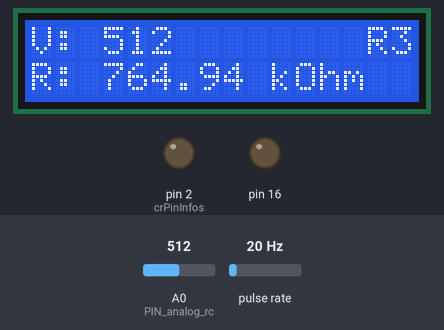
This sketch was run on a simulated Arduino Uno, built with avr-gcc and run on an emulated ATmega328P. Parts: 16×2 character LCD, output pins drawn as LEDs (lit = HIGH). Wiring (inferred from the names in the program): pulse sensor: data pin 8. The inputs (shaded band) are chosen by the test bench; at power-on: A0 (PIN_analog_rc) = 512, pulse rate 20 Hz.

Above: at 4.8 s.
4.9 s: A0 (PIN_analog_rc) set to 6
At 5.8 s:
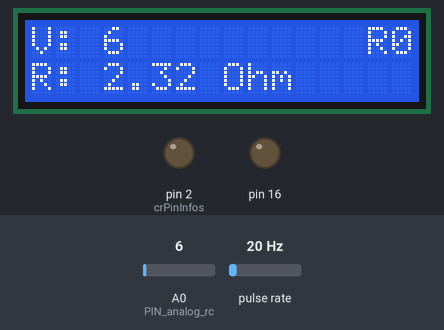
7.0 s: A0 (PIN_analog_rc) set to 3
At 7.6 s:
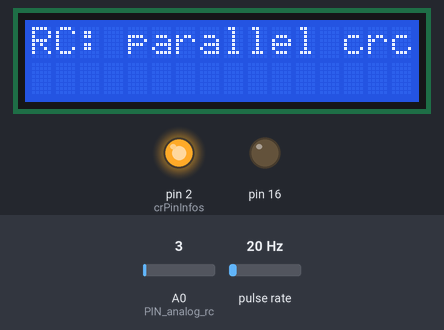
8.5 s: pulse rate (sensor on pin 8) set to 1 Hz
At 9.8 s:
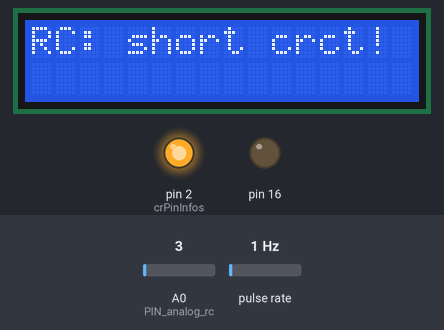
11.5 s: A0 (PIN_analog_rc) set to 1020
At 13.0 s:
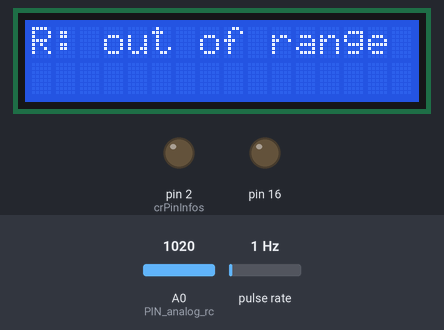
Timing chart, 0 to 14.2 s (numbered marks = the images above; inputs shaded):
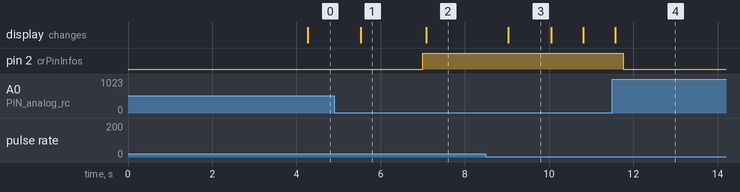

The sketch:

lcr.ino
```cpp
#include <LiquidCrystal.h>

const int rs = 12, en = 13, d4 = 11, d5 = 10, d6 = 9, d7 = 8;
LiquidCrystal lcd(rs, en, d4, d5, d6, d7);

const int PIN_L = 7;

const uint8_t PIN_analog_rc = A0;
const uint8_t PIN_analog_l = A1;

const uint16_t LIMIT_LOW_VALUE = 5;
const uint16_t LIMIT_HIGH_VALUE = 1010;
const uint16_t MAX_RC_VALUE = 1014;
const unsigned long displayDelay = 200;

struct CRPinInfo
{
  float valueR;
  uint8_t index;
  uint8_t pin;
  CRPinInfo(uint8_t index, uint8_t pin, float valueR)
  {
    this->index = index;
    this->pin = pin;
    this->valueR = valueR;
  }
};

CRPinInfo crPinInfos[] = {
    CRPinInfo(0, 2, 390.),
    CRPinInfo(1, 3, 10. * 1000),
    CRPinInfo(2, 4, 100. * 1000),
    CRPinInfo(3, 5, 750. * 1000)};

const int PIN_Rmask = (1 << 2) | (1 << 3) | (1 << 4) | (1 << 5);

const uint8_t crPinInfoSize = 4;

void setup()
{
  DIDR1 = (1 << AIN0D); // disable digital input on AIN0

  // set up the LCD's number of columns and rows:
  lcd.begin(16, 2);

  DDRC |= (1 << 2);
}

void printWithSiPrefix(float value)
{
  if (value < 1e-9)
  {
    lcd.print(value * 1e12);
    lcd.print(" p");
  }
  else if (value < 1e-6)
  {
    lcd.print(value * 1e9);
    lcd.print(" n");
  }
  else if (value < 1e-3)
  {
    lcd.print(value * 1e6);
    lcd.print(" u");
  }
  else if (value < 1)
  {
    lcd.print(value * 1e3);
    lcd.print(" m");
  }
  else if (value < 1e3)
  {
    lcd.print(value);
    lcd.print(" ");
  }
  else if (value < 1e6)
  {
    lcd.print(value / 1e3);
    lcd.print(" k");
  }
  else if (value < 1e9)
  {
    lcd.print(value / 1e6);
    lcd.print(" M");
  }
  else
  {
    lcd.print(value / 1e9);
    lcd.print(" G");
  }
}

uint16_t timerBase;

uint8_t capturedValuesCount;
const uint8_t capturedValuesSize = 2;
uint32_t capturedValues[capturedValuesSize];

void enableAdc()
{
  ADCSRA |= (1 << ADEN); // enable ADC
}

boolean startCMeasurement(uint8_t pin)
{
  // initialize
  PORTD &= ~PIN_Rmask; // set r pins to 0
  DDRD &= ~PIN_Rmask;  // make r pins inputs

  // discharge
  DDRD |= (1 << crPinInfos[0].pin); // set r0 output
  enableAdc();
  {
    auto start = millis();
    while (true)
    {
      auto val = analogRead(PIN_analog_rc);
      if (val < LIMIT_LOW_VALUE)
        break;
      if (millis() - start > 1000)
      {
        return false;
      }
    }
  }

  noInterrupts();
  // setup timer 1
  TCCR1A = 0;
  TCCR1B = (1 << CS10); // /1 prescaler
  TIMSK1 =
      (1 << ICIE1)    // capture interrupt enable
      | (1 << TOIE1); // overflow interrupt

  // setup Ananalog Comparator: plus: ain0, minus: ADC0, input capture
  ADCSRB |= (1 << ACME);  // enable multiplexer
  ADCSRA &= ~(1 << ADEN); // disable ADC
  ADMUX &= ~0b1111;
  ACSR = (1 << ACIC); // enable input capture in T1

  // reset timer
  capturedValuesCount = 0;
  timerBase = 0;
  TIFR1 = (1 << ICF1) | (1 << TOV1);
  TCNT1 = 0;

  DDRD = (DDRD & ~PIN_Rmask) | (1 << pin); // set pin output
  PORTD |= (1 << pin);                     // set output to high
  interrupts();
  return true;
}

uint16_t measureRValue()
{
  // let value settle
  enableAdc();

  while (true)
  {
    auto val = analogRead(PIN_analog_rc);
    delay(50);
    auto valNew = analogRead(PIN_analog_rc);
    if (abs(val - valNew) < 5)
      return valNew;
  }
}

boolean calculateAndPrintR(uint16_t value, struct CRPinInfo &pinInfo)
{
  // valueR/(MAX_RC_VALUE-value) = R / value
  // R=valueR*value/(MAX_RC_VALUE-value)
  float divisor = (float)MAX_RC_VALUE - value;
  if (divisor < 1)
  {
    lcd.clear();
    lcd.print("R: out of range");
    delay(displayDelay);
    return true;
  }

  float ratio = value / divisor;

  // check if next pin would make more sense
  if (pinInfo.index < crPinInfoSize - 1 && ratio > 1)
  {
    float nextValue = MAX_RC_VALUE - divisor * crPinInfos[pinInfo.index + 1].valueR / pinInfo.valueR;
    float nextDivisor = MAX_RC_VALUE - nextValue;
    if (nextDivisor > 1)
    {
      float nextRatio;
      if (nextValue > nextDivisor)
        nextRatio = nextValue / nextDivisor;
      else
        nextRatio = nextDivisor / nextValue;
      if (nextRatio < ratio)
        return false;
    }
  }

  float R = pinInfo.valueR * ratio;

  lcd.clear();
  lcd.setCursor(0, 0);
  lcd.print("V: ");
  lcd.print(value);

  lcd.setCursor(14, 0);
  lcd.print("R");
  lcd.print(pinInfo.index);

  lcd.setCursor(0, 1);
  lcd.print("R: ");
  printWithSiPrefix(R);
  lcd.print("Ohm");

  delay(displayDelay);
  return true;
}

void calculateAndPrintC(float time, struct CRPinInfo &pinInfo)
{
  float tau = time / 0.7;
  float c = tau / pinInfo.valueR;

  lcd.clear();
  lcd.setCursor(0, 0);
  lcd.print("T: ");
  printWithSiPrefix(time);
  lcd.print("s");

  lcd.setCursor(14, 0);
  lcd.print("R");
  lcd.print(pinInfo.index);

  lcd.setCursor(0, 1);
  lcd.print("C: ");
  printWithSiPrefix(c);
  lcd.print("F");
  delay(displayDelay);
}

/* CR auto detection

        | low R  | middle R | high R
------------------------------------
low R   | middle | low      | low
middle R| high   | middle   | low
high R  | high   | high     | middle
short   | low    | low      | low
discon  | high   | high     | high
small C | fast   | fast     | 10ms
avg C   | fast   | 10 ms    | slow
large C | 10ms   | slow     | slow
huge C  | low    | low      | low

Algorithm: Start with low R, proceed with middle/higher R

1. Measure rise time (with next R)
2. let value settle and measure
-> timeout
  -> low value: short or too large C
  -> middle value: => calculate R
-> high value:
   -> <= 1ms: large R or small C, go to 1
   -> > 1ms: => calculate C
-> middle value:
   -> <= 1ms: => calculate R
   -> >1ms: should not happen => error

*/

boolean measureC(struct CRPinInfo &pinInfo)
{
  if (!startCMeasurement(pinInfo.pin))
  {
    // unable to discharge, there seems to be a resistor
    auto value = measureRValue();
    return calculateAndPrintR(value, pinInfo);
  }

  auto startTime = millis();
  while (true)
  {
    if (capturedValuesCount > 0)
    {
      float time = capturedValues[0] * (1. / 16) * 1.e-6;
      auto value = measureRValue();

      if (value > LIMIT_HIGH_VALUE)
      {
        // raise all the way to the high value, either a capacitor or a high R
        boolean wasFastRaise;
        if (pinInfo.index < crPinInfoSize - 1)
          wasFastRaise = time < 1e-3;
        else
          // for last R, accept slower raises as well
          wasFastRaise = time < 30e-6;

        if (wasFastRaise)
          // high R or low C, try larger resistor
          return false;
        calculateAndPrintC(time, pinInfo);
        return true;
      }

      // we got stuck in the middle
      if (time < 1e-3)
      {
        return calculateAndPrintR(value, pinInfo);
      }

      lcd.clear();
      lcd.print(F("RC: parallel crct?"));
      delay(displayDelay);
      return true;
    }
    if ((millis() - startTime) > 500)
    {
      // timeout
      auto value = measureRValue();
      if (value < LIMIT_LOW_VALUE)
      {
        lcd.clear();
        lcd.print(F("RC: short crct!"));
        delay(displayDelay);
        return true;
      }

      return calculateAndPrintR(value, pinInfo);
    }
  }
}

boolean measureC()
{
  for (uint8_t i = 0; i < crPinInfoSize; i++)
  {
    if (measureC(crPinInfos[i]))
      return true;
  }

  return false;
}

void startLMeasurement()
{
  // initialize
  PORTD &= ~(1 << PIN_L); // set L pin to 0
  DDRD |= (1 << PIN_L);   // make L pin output

  // wait for C to load
  delay(100);

  noInterrupts();
  // setup timer 1
  TCCR1A = 0;
  TCCR1B = (1 << CS10); // /1 prescaler
  TIMSK1 =
      (1 << ICIE1)    // capture interrupt enable
      | (1 << TOIE1); // overflow interrupt

  // setup Ananalog Comparator: plus: ain0, minus: ADC1, input capture
  ADCSRB |= (1 << ACME);  // enable multiplexer
  ADCSRA &= ~(1 << ADEN); // disable ADC
  ADMUX = (ADMUX & ~0b1111) | 1;
  ACSR = (1 << ACIC); // enable input capture in T1

  // reset timer
  capturedValuesCount = 0;
  timerBase = 0;
  TIFR1 = (1 << ICF1) | (1 << TOV1); // clear interrupt flags
  TCNT1 = 0;                         // set counter to 0

  PORTD |= (1 << PIN_L); // set output to high, causing the LC circuit to oscillate
  interrupts();
}

boolean measureL()
{
  startLMeasurement();
  auto startTime = millis();
  while (true)
  {
    if (capturedValuesCount >= 2)
    {
      // two values captured, calculate L
      float time = (capturedValues[1] - capturedValues[0]) * (1. / 16) * 1e-6;
      float f = 1 / time;
      // f=1/(2*PI*sqrt(L*C))
      // L*C=1/(2*PI*f)^2
      // L=1/(4*PI^2*f^2*C)
      float C = 2.2e-9;
      float L = 1 / (4 * PI * PI * f * f * C);

      lcd.clear();
      lcd.print("T: ");
      printWithSiPrefix(time);
      lcd.print("s");

      lcd.setCursor(0, 1);
      lcd.print("L: ");
      printWithSiPrefix(L);
      lcd.print("F");
      return true;
    }
    if ((millis() - startTime) > 500)
    {
      // timeout
      return false;
    }
  }
}
void loop()
{
  if (measureC())
    return;
  if (measureL())
    return;
  lcd.clear();
  lcd.print("not connected");
}

ISR(TIMER1_OVF_vect)
{
  timerBase++;
}

ISR(TIMER1_CAPT_vect)
{
  if (capturedValuesCount < capturedValuesSize)
  {
    uint32_t capturedValue = (((uint32_t)timerBase) << 16) | ICR1;
    if (ICR1 < 0x8000 && ((TIFR1 & (1 << TOV1)) != 0))
    {
      // low capture value and overflow still set, timer overflow has not been handled yet
      capturedValue += ((uint32_t)1 << 16);
    }
    capturedValues[capturedValuesCount++] = capturedValue;
  }
}
```

Measured:
- the behaviour switches between 5 and 4 on A0 (PIN_analog_rc) (found by bisection; images 1 and 2)
- after the input at 4.9 s, the display: changes after 0.63 s (image 1)
- after the input at 7.0 s, pin 2 (crPinInfos): LOW → HIGH at once; the display: changes after 0.08 s (image 2)
- after the input at 8.5 s, the display: changes after 0.54 s (image 3)
- after the input at 11.5 s, pin 2 (crPinInfos): HIGH → LOW after 0.27 s; the display: changes after 0.07 s (image 4)
- what the display in image 3 shows lasts 1.1 s, from 9.0 s to 10.1 s
